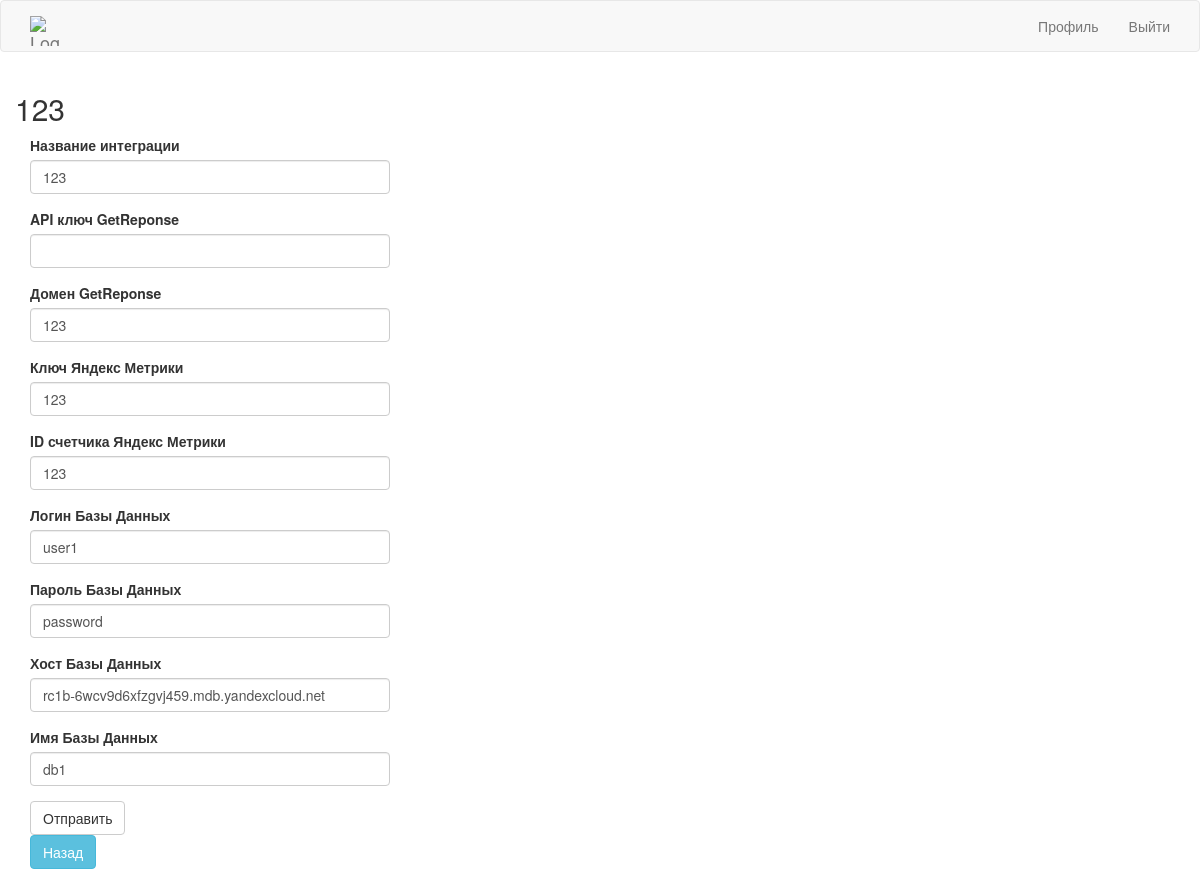
/edit_integration/1 (signed in), run on the app's committed database.
### app/models.py (models this page shows, shortened)
class Integration(UserMixin,db.Model):
    id = db.Column(db.Integer, primary_key=True)
    user_id = db.Column(db.Integer, db.ForeignKey('user.id'))
    integration_name = db.Column(db.String(100))
    api_key = db.Column(db.String(100))
    user_domain = db.Column(db.String(100))
    metrika_key = db.Column(db.String(100))
    metrika_counter_id = db.Column(db.Integer)
    clickhouse_login = db.Column(db.String(20))
    clickhouse_password = db.Column(db.String(20))
    clickhouse_host = db.Column(db.String(200))
    clickhouse_db = db.Column(db.String(200))

### app/main/routes.py (the view)
@bp.route('/edit_integration/<integration_id>', methods = ['GET','POST'])
@login_required
def edit_integration(integration_id):
    form = EditIntegration()
    integration = Integration.query.filter_by(id=integration_id).first_or_404()
    if integration.user!=current_user:
        abort(404)
    title = integration.integration_name
    if form.validate_on_submit():
        integration.integration_name = form.integration_name.data
        integration.api_key = form.api_key.data
        integration.user_domain = form.user_domain.data
        integration.metrika_key = form.metrika_key.data
        integration.metrika_counter_id = form.metrika_counter_id.data
        integration.clickhouse_login = form.clickhouse_login.data
        integration.clickhouse_password = form.clickhouse_password.data
        integration.clickhouse_host = form.clickhouse_host.data
        integration.clickhouse_db = form.clickhouse_db.data
        db.session.commit()
        flash('Изменения сохранены')
    elif request.method == 'GET':
        form.integration_name.data = integration.integration_name
        form.api_key.data = integration.api_key
        form.user_domain.data = integration.user_domain
        form.metrika_key.data = integration.metrika_key
        form.metrika_counter_id.data = integration.metrika_counter_id
        form.clickhouse_login.data = integration.clickhouse_login
        form.clickhouse_password.data = integration.clickhouse_password
        form.clickhouse_host.data = integration.clickhouse_host
        form.clickhouse_db.data = integration.clickhouse_db
    return render_template("create_integration.html", form=form, title=title)

### app/main/forms.py
class EditIntegration(FlaskForm):
    integration_name = StringField("Название интеграции", validators=[DataRequired()])
    api_key = StringField('API ключ GetReponse')
    user_domain = StringField('Домен GetReponse')
    metrika_key = StringField('Ключ Яндекс Метрики')
    metrika_counter_id = IntegerField('ID счетчика Яндекс Метрики')
    clickhouse_login = StringField('Логин Базы Данных', validators=[DataRequired()])
    clickhouse_password = StringField('Пароль Базы Данных', validators=[DataRequired()])
    clickhouse_host = StringField('Хост Базы Данных', validators=[DataRequired()])
    clickhouse_db = StringField('Имя Базы Данных', validators=[DataRequired()])
    submit = SubmitField("Отправить")

### app/models.py (called while the page is built)
@login.user_loader
def load_user(id):
    return User.query.get(int(id))

### app/templates/create_integration.html
{% extends "base.html" %}
{% import 'bootstrap/wtf.html' as wtf %}
{% block app_content %}
  <div class="row">
    {% if title %} <h2>{{title}}</h2> {% endif %}
      <div class="col-md-4">
          {{ wtf.quick_form(form) }}
          <a class="btn btn-info" href="{{url_for('main.user_integrations')}}">Назад</a>
      </div>
  </div>
{% endblock %}

### data on the page
Integration: integration_name "123", user_domain "123", metrika_key "123", metrika_counter_id "123", clickhouse_login "user1", clickhouse_password "password", clickhouse_host "rc1b-6wcv9d6xfzgvj459.mdb.yandexcloud.net", clickhouse_db "db1"
